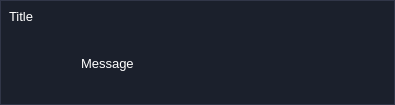
<?xml version="1.0" encoding="UTF-8"?>
<ui version="4.0">
 <class>MainWindow</class>
 <widget class="QMainWindow" name="MainWindow">
  <property name="geometry">
   <rect>
    <x>0</x>
    <y>0</y>
    <width>395</width>
    <height>100</height>
   </rect>
  </property>
  <property name="windowTitle">
   <string>MainWindow</string>
  </property>
  <widget class="QWidget" name="centralwidget">
   <property name="styleSheet">
    <string notr="true">
*{
	background: #1b202c;
	color: #fff;
	font-size: 16px;
}
 

#centralwidget{
	border: 1px  solid  rgb(49, 54, 72);
}



QFrame{ 
    border: 0px solid;
}

QLabel{
	min-width: 100px;
}

QPushButton{
	border: 2px solid teal;
   padding: 5px;
}


QPushButton:checked{
	border: 4px solid cyan;
}

QPushButton:hover{
	border: 3px solid cyan;
   background: rgb(49, 54, 72);
  border-radius: none;
}

QWidget{
	color:#fff;
    font-size: 13px;
}

QToolBoxButton { 
    font-size: 14px;
   min-height: 40px
   
}

QLineEdit{
	border: 1px solid #555;
	color: darkgray
}

QToolTip { 
	background-color: #1b202c; 
	color: #fff; 
	border: 1px solid #333; 
	border-radius: 3px;
	font-size: 13px;
}</string>
   </property>
   <layout class="QGridLayout" name="gridLayout">
    <property name="leftMargin">
     <number>9</number>
    </property>
    <property name="horizontalSpacing">
     <number>12</number>
    </property>
    <property name="verticalSpacing">
     <number>6</number>
    </property>
    <item row="1" column="1" rowspan="2">
     <widget class="QLabel" name="message">
      <property name="text">
       <string>Message</string>
      </property>
     </widget>
    </item>
    <item row="0" column="0" colspan="2">
     <widget class="QLabel" name="title">
      <property name="minimumSize">
       <size>
        <width>100</width>
        <height>0</height>
       </size>
      </property>
      <property name="text">
       <string>Title</string>
      </property>
     </widget>
    </item>
    <item row="1" column="0">
     <widget class="QPushButton" name="icon">
      <property name="minimumSize">
       <size>
        <width>60</width>
        <height>60</height>
       </size>
      </property>
      <property name="maximumSize">
       <size>
        <width>60</width>
        <height>60</height>
       </size>
      </property>
      <property name="styleSheet">
       <string notr="true">border: none;</string>
      </property>
      <property name="text">
       <string/>
      </property>
      <property name="flat">
       <bool>true</bool>
      </property>
     </widget>
    </item>
   </layout>
  </widget>
 </widget>
 <resources>
  <include location="../resources.qrc"/>
 </resources>
 <connections/>
</ui>
